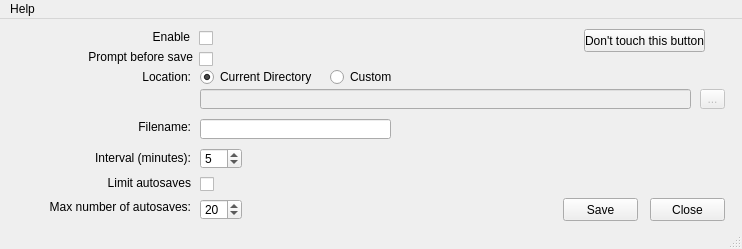
<?xml version="1.0" encoding="UTF-8"?>
<ui version="4.0">
 <class>MainWindow</class>
 <widget class="QMainWindow" name="MainWindow">
  <property name="geometry">
   <rect>
    <x>0</x>
    <y>0</y>
    <width>742</width>
    <height>249</height>
   </rect>
  </property>
  <property name="minimumSize">
   <size>
    <width>742</width>
    <height>249</height>
   </size>
  </property>
  <property name="maximumSize">
   <size>
    <width>742</width>
    <height>249</height>
   </size>
  </property>
  <property name="windowTitle">
   <string>Auto Save</string>
  </property>
  <widget class="QWidget" name="centralwidget">
   <widget class="QSpinBox" name="limitBox">
    <property name="geometry">
     <rect>
      <x>200</x>
      <y>180</y>
      <width>42</width>
      <height>21</height>
     </rect>
    </property>
    <property name="toolTip">
     <string>Maximum number of files in autosave directory</string>
    </property>
    <property name="minimum">
     <number>1</number>
    </property>
    <property name="value">
     <number>20</number>
    </property>
   </widget>
   <widget class="QRadioButton" name="customButton">
    <property name="geometry">
     <rect>
      <x>330</x>
      <y>50</y>
      <width>81</width>
      <height>16</height>
     </rect>
    </property>
    <property name="toolTip">
     <string>Specify a custom directory to save increments</string>
    </property>
    <property name="text">
     <string>Custom</string>
    </property>
   </widget>
   <widget class="QRadioButton" name="currentDirectoryButton">
    <property name="geometry">
     <rect>
      <x>200</x>
      <y>50</y>
      <width>121</width>
      <height>16</height>
     </rect>
    </property>
    <property name="toolTip">
     <string>User current file's directory to save increments</string>
    </property>
    <property name="text">
     <string>Current Directory</string>
    </property>
    <property name="checked">
     <bool>true</bool>
    </property>
   </widget>
   <widget class="QLineEdit" name="pathBox">
    <property name="enabled">
     <bool>false</bool>
    </property>
    <property name="geometry">
     <rect>
      <x>200</x>
      <y>70</y>
      <width>491</width>
      <height>20</height>
     </rect>
    </property>
   </widget>
   <widget class="QToolButton" name="browseButton">
    <property name="enabled">
     <bool>false</bool>
    </property>
    <property name="geometry">
     <rect>
      <x>700</x>
      <y>70</y>
      <width>25</width>
      <height>20</height>
     </rect>
    </property>
    <property name="text">
     <string>...</string>
    </property>
   </widget>
   <widget class="QSpinBox" name="intervalBox">
    <property name="geometry">
     <rect>
      <x>200</x>
      <y>129</y>
      <width>42</width>
      <height>21</height>
     </rect>
    </property>
    <property name="toolTip">
     <string>How frequently to save the increment</string>
    </property>
    <property name="minimum">
     <number>1</number>
    </property>
    <property name="singleStep">
     <number>1</number>
    </property>
    <property name="value">
     <number>5</number>
    </property>
   </widget>
   <widget class="QCheckBox" name="enableButton">
    <property name="geometry">
     <rect>
      <x>199</x>
      <y>10</y>
      <width>16</width>
      <height>18</height>
     </rect>
    </property>
    <property name="toolTip">
     <string>Enable autosave</string>
    </property>
    <property name="text">
     <string/>
    </property>
   </widget>
   <widget class="QCheckBox" name="promptButton">
    <property name="geometry">
     <rect>
      <x>199</x>
      <y>30</y>
      <width>20</width>
      <height>20</height>
     </rect>
    </property>
    <property name="toolTip">
     <string>Promp before saving the file</string>
    </property>
    <property name="text">
     <string/>
    </property>
   </widget>
   <widget class="QCheckBox" name="limitButton">
    <property name="geometry">
     <rect>
      <x>200</x>
      <y>156</y>
      <width>16</width>
      <height>18</height>
     </rect>
    </property>
    <property name="toolTip">
     <string>Limit the number of files to be kept in autosave directory</string>
    </property>
    <property name="text">
     <string/>
    </property>
   </widget>
   <widget class="QPushButton" name="saveButton">
    <property name="geometry">
     <rect>
      <x>563</x>
      <y>179</y>
      <width>75</width>
      <height>23</height>
     </rect>
    </property>
    <property name="text">
     <string>Save</string>
    </property>
   </widget>
   <widget class="QPushButton" name="closeButton">
    <property name="geometry">
     <rect>
      <x>650</x>
      <y>179</y>
      <width>75</width>
      <height>23</height>
     </rect>
    </property>
    <property name="text">
     <string>Close</string>
    </property>
   </widget>
   <widget class="QLabel" name="label_2">
    <property name="geometry">
     <rect>
      <x>129</x>
      <y>10</y>
      <width>61</width>
      <height>16</height>
     </rect>
    </property>
    <property name="sizePolicy">
     <sizepolicy hsizetype="Expanding" vsizetype="Preferred">
      <horstretch>0</horstretch>
      <verstretch>0</verstretch>
     </sizepolicy>
    </property>
    <property name="toolTip">
     <string>Enable autosave</string>
    </property>
    <property name="text">
     <string>Enable</string>
    </property>
    <property name="alignment">
     <set>Qt::AlignRight|Qt::AlignTrailing|Qt::AlignVCenter</set>
    </property>
   </widget>
   <widget class="QLabel" name="label_3">
    <property name="geometry">
     <rect>
      <x>12</x>
      <y>30</y>
      <width>181</width>
      <height>16</height>
     </rect>
    </property>
    <property name="sizePolicy">
     <sizepolicy hsizetype="Expanding" vsizetype="Preferred">
      <horstretch>0</horstretch>
      <verstretch>0</verstretch>
     </sizepolicy>
    </property>
    <property name="toolTip">
     <string>Promp before saving the file</string>
    </property>
    <property name="text">
     <string>Prompt before save</string>
    </property>
    <property name="alignment">
     <set>Qt::AlignRight|Qt::AlignTrailing|Qt::AlignVCenter</set>
    </property>
   </widget>
   <widget class="QLabel" name="label_4">
    <property name="geometry">
     <rect>
      <x>90</x>
      <y>50</y>
      <width>101</width>
      <height>16</height>
     </rect>
    </property>
    <property name="sizePolicy">
     <sizepolicy hsizetype="Expanding" vsizetype="Preferred">
      <horstretch>0</horstretch>
      <verstretch>0</verstretch>
     </sizepolicy>
    </property>
    <property name="toolTip">
     <string>Where to save the files</string>
    </property>
    <property name="text">
     <string>Location:</string>
    </property>
    <property name="alignment">
     <set>Qt::AlignRight|Qt::AlignTrailing|Qt::AlignVCenter</set>
    </property>
   </widget>
   <widget class="QLabel" name="label_5">
    <property name="geometry">
     <rect>
      <x>20</x>
      <y>131</y>
      <width>171</width>
      <height>16</height>
     </rect>
    </property>
    <property name="sizePolicy">
     <sizepolicy hsizetype="Expanding" vsizetype="Preferred">
      <horstretch>0</horstretch>
      <verstretch>0</verstretch>
     </sizepolicy>
    </property>
    <property name="toolTip">
     <string>How frequently to save the increment</string>
    </property>
    <property name="text">
     <string>Interval (minutes):</string>
    </property>
    <property name="alignment">
     <set>Qt::AlignRight|Qt::AlignTrailing|Qt::AlignVCenter</set>
    </property>
   </widget>
   <widget class="QLabel" name="label_6">
    <property name="geometry">
     <rect>
      <x>10</x>
      <y>156</y>
      <width>181</width>
      <height>16</height>
     </rect>
    </property>
    <property name="sizePolicy">
     <sizepolicy hsizetype="Expanding" vsizetype="Preferred">
      <horstretch>0</horstretch>
      <verstretch>0</verstretch>
     </sizepolicy>
    </property>
    <property name="toolTip">
     <string>Limit the number of files to be kept in autosave directory</string>
    </property>
    <property name="text">
     <string>Limit autosaves</string>
    </property>
    <property name="alignment">
     <set>Qt::AlignRight|Qt::AlignTrailing|Qt::AlignVCenter</set>
    </property>
   </widget>
   <widget class="QPushButton" name="testButton">
    <property name="geometry">
     <rect>
      <x>584</x>
      <y>10</y>
      <width>121</width>
      <height>23</height>
     </rect>
    </property>
    <property name="text">
     <string>Don't touch this button</string>
    </property>
   </widget>
   <widget class="QLabel" name="label_7">
    <property name="geometry">
     <rect>
      <x>10</x>
      <y>180</y>
      <width>181</width>
      <height>16</height>
     </rect>
    </property>
    <property name="sizePolicy">
     <sizepolicy hsizetype="Expanding" vsizetype="Preferred">
      <horstretch>0</horstretch>
      <verstretch>0</verstretch>
     </sizepolicy>
    </property>
    <property name="toolTip">
     <string>Maximum number of files in autosave directory</string>
    </property>
    <property name="text">
     <string>Max number of autosaves:</string>
    </property>
    <property name="alignment">
     <set>Qt::AlignRight|Qt::AlignTrailing|Qt::AlignVCenter</set>
    </property>
   </widget>
   <widget class="QLineEdit" name="nameBox">
    <property name="geometry">
     <rect>
      <x>200</x>
      <y>100</y>
      <width>191</width>
      <height>20</height>
     </rect>
    </property>
    <property name="toolTip">
     <string>Which name to give to the file</string>
    </property>
   </widget>
   <widget class="QLabel" name="label_8">
    <property name="geometry">
     <rect>
      <x>90</x>
      <y>100</y>
      <width>101</width>
      <height>16</height>
     </rect>
    </property>
    <property name="sizePolicy">
     <sizepolicy hsizetype="Expanding" vsizetype="Preferred">
      <horstretch>0</horstretch>
      <verstretch>0</verstretch>
     </sizepolicy>
    </property>
    <property name="toolTip">
     <string>Which name to give to the file</string>
    </property>
    <property name="text">
     <string>Filename:</string>
    </property>
    <property name="alignment">
     <set>Qt::AlignRight|Qt::AlignTrailing|Qt::AlignVCenter</set>
    </property>
   </widget>
  </widget>
  <widget class="QMenuBar" name="menubar">
   <property name="geometry">
    <rect>
     <x>0</x>
     <y>0</y>
     <width>742</width>
     <height>22</height>
    </rect>
   </property>
   <widget class="QMenu" name="menuHelp">
    <property name="title">
     <string>Help</string>
    </property>
    <addaction name="userGuideAction"/>
   </widget>
   <addaction name="menuHelp"/>
  </widget>
  <widget class="QStatusBar" name="statusbar"/>
  <action name="userGuideAction">
   <property name="text">
    <string>User Guide</string>
   </property>
  </action>
 </widget>
 <resources/>
 <connections>
  <connection>
   <sender>customButton</sender>
   <signal>toggled(bool)</signal>
   <receiver>pathBox</receiver>
   <slot>setEnabled(bool)</slot>
   <hints>
    <hint type="sourcelabel">
     <x>364</x>
     <y>78</y>
    </hint>
    <hint type="destinationlabel">
     <x>438</x>
     <y>100</y>
    </hint>
   </hints>
  </connection>
  <connection>
   <sender>customButton</sender>
   <signal>toggled(bool)</signal>
   <receiver>browseButton</receiver>
   <slot>setEnabled(bool)</slot>
   <hints>
    <hint type="sourcelabel">
     <x>338</x>
     <y>78</y>
    </hint>
    <hint type="destinationlabel">
     <x>718</x>
     <y>97</y>
    </hint>
   </hints>
  </connection>
  <connection>
   <sender>limitButton</sender>
   <signal>toggled(bool)</signal>
   <receiver>limitBox</receiver>
   <slot>setEnabled(bool)</slot>
   <hints>
    <hint type="sourcelabel">
     <x>206</x>
     <y>195</y>
    </hint>
    <hint type="destinationlabel">
     <x>226</x>
     <y>222</y>
    </hint>
   </hints>
  </connection>
  <connection>
   <sender>closeButton</sender>
   <signal>clicked()</signal>
   <receiver>MainWindow</receiver>
   <slot>close()</slot>
   <hints>
    <hint type="sourcelabel">
     <x>685</x>
     <y>209</y>
    </hint>
    <hint type="destinationlabel">
     <x>612</x>
     <y>157</y>
    </hint>
   </hints>
  </connection>
 </connections>
</ui>
